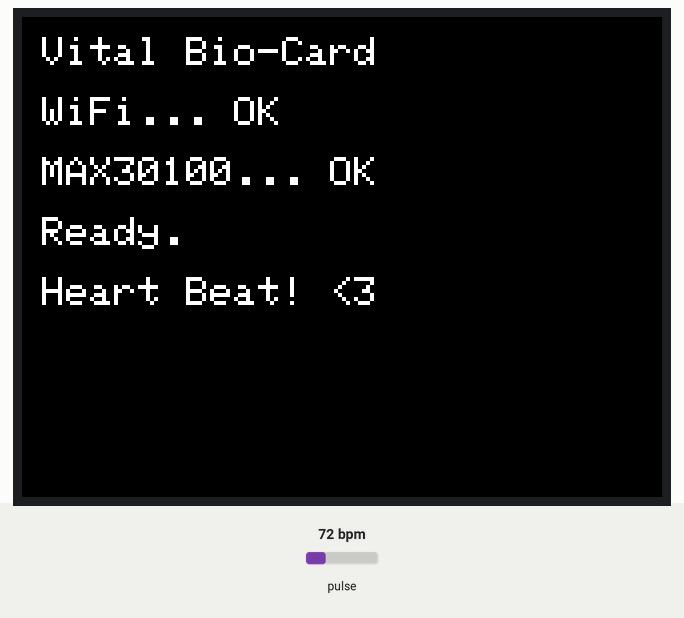
Bench run of a sketch on a simulated ESP32. Shown: 320×240 colour display. The inputs (shaded band) are chosen by the test bench; at power-on: pulse 72 bpm. WiFi joins after 1.5 s; servers stay silent unless stated; a WiFi scan finds three made-up networks; uploads are accepted with an empty reply; what the sketch prints to the serial monitor is not drawn.

Above: at 4.5 s.

The sketch:

vital_bio_card.ino
```cpp
/*
 * Vital Bio-Card Sync — M5Stack (ESP32) + MAX30100
 *
 * MAX30100 で心拍を検知し、Firebase Realtime Database へ送信する。
 * HTTPClient で直接 REST API に送信（認証なし）
 * FreeRTOSタスクでHTTP通信をセンサー読み取りから分離
 *
 * 必要ライブラリ (Arduino Library Manager):
 *   - M5Stack
 *   - MAX30100lib (MAX30100_PulseOximeter)
 */

#include <M5Stack.h>
#include <WiFi.h>
#include <HTTPClient.h>
#include "MAX30100_PulseOximeter.h"

// --- iPhone テザリング用 ---
#define WIFI_SSID     "SPWH_L13_BFDBE0"      // iPhoneの名前（設定→一般→情報）
#define WIFI_PASSWORD "5nU22tVn"    // インターネット共有のパスワード
#define WIFI_CONNECT_TIMEOUT_MS  20000
#define DATABASE_URL  "https://dentsu-internship-art-demo-default-rtdb.asia-southeast1.firebasedatabase.app"
// iPhone: 「互換性を最大に」をON（2.4GHz）。非公開ネットワークはスキャンに出ないがSSID指定で接続は試行される

// 同一WiFi内のラグ削減（テザリング時: MacのIPは172.20.10.x）
#define USE_RELAY     0
#define RELAY_HOST    "172.20.10.5"    // テザリングで接続したMacのIP（変更時はMacでifconfig確認）
#define RELAY_PORT    8765

#define BEAT_QUEUE_SIZE  32
#define HTTP_TIMEOUT_MS  800
#define RELAY_TIMEOUT_MS 500   // Relay未接続時に早くあきらめてFirebaseへ

typedef struct {
  unsigned long ts;
  int count;
} BeatEntry;

static BeatEntry beatQueue[BEAT_QUEUE_SIZE];
static volatile int qHead = 0;
static volatile int qTail = 0;
static volatile int qSize = 0;
static portMUX_TYPE beatQueueMux = portMUX_INITIALIZER_UNLOCKED;

static bool beatQueuePush(unsigned long ts, int count) {
  portENTER_CRITICAL(&beatQueueMux);
  if (qSize >= BEAT_QUEUE_SIZE) {
    qHead = (qHead + 1) % BEAT_QUEUE_SIZE;
    qSize--;
  }
  beatQueue[qTail].ts = ts;
  beatQueue[qTail].count = count;
  qTail = (qTail + 1) % BEAT_QUEUE_SIZE;
  qSize++;
  portEXIT_CRITICAL(&beatQueueMux);
  return true;
}

static bool beatQueuePop(unsigned long *ts, int *count) {
  portENTER_CRITICAL(&beatQueueMux);
  if (qSize == 0) {
    portEXIT_CRITICAL(&beatQueueMux);
    return false;
  }
  *ts = beatQueue[qHead].ts;
  *count = beatQueue[qHead].count;
  qHead = (qHead + 1) % BEAT_QUEUE_SIZE;
  qSize--;
  portEXIT_CRITICAL(&beatQueueMux);
  return true;
}

static bool beatQueueEmpty(void) {
  return qSize == 0;
}

PulseOximeter pox;
bool firebaseReady = false;
TaskHandle_t firebaseTaskHandle = NULL;

// 心拍メッセージ表示エリア（Ready. の下）
#define HEARTBEAT_MSG_Y  130
#define HEARTBEAT_MSG_H  24

void onBeatDetected() {
  static int count = 0;
  count++;
  Serial.printf("Heart Beat! #%d\n", count);
  beatQueuePush(millis(), count);

  // LCDに「Heart Beat! <3」を表示（行を黒でクリアしてから描画）
  M5.Lcd.fillRect(0, HEARTBEAT_MSG_Y, 320, HEARTBEAT_MSG_H, BLACK);
  M5.Lcd.setCursor(10, HEARTBEAT_MSG_Y);
  M5.Lcd.print("Heart Beat! <3");

  if (firebaseTaskHandle != NULL) {
    xTaskNotifyGive(firebaseTaskHandle);
  }
}

void firebaseTask(void *pvParameters) {
  HTTPClient http;
  http.setReuse(true);  // TCP keep-alive でTLS再ネゴシエーション省略

  while (true) {
    if (beatQueueEmpty()) {
      ulTaskNotifyTake(pdTRUE, pdMS_TO_TICKS(10));
      continue;
    }

    unsigned long ts;
    int count;
    // キューが溜まっている場合は最新1件だけ送る（遅延した古い心拍でビジュアルが続くのを防ぐ）
    while (qSize > 1) {
      beatQueuePop(&ts, &count);
    }
    if (!beatQueuePop(&ts, &count)) continue;

    http.begin(String(DATABASE_URL) + "/live/beat_timestamp.json");
    http.setConnectTimeout(HTTP_TIMEOUT_MS);
    http.setTimeout(HTTP_TIMEOUT_MS);
    http.addHeader("Content-Type", "application/json");
    String fbBody = "{\"ts\":" + String(ts) + ",\"count\":" + String(count) + "}";
    int code = http.PUT(fbBody);
    Serial.printf("    Firebase: %d (#%d)\n", code, count);
    // http.end() を呼ばない → keep-alive維持
  }
}

void setup() {
  M5.begin();
  Serial.begin(115200);

  M5.Lcd.setTextSize(2);
  M5.Lcd.setTextColor(WHITE, BLACK);
  M5.Lcd.setCursor(10, 10);
  M5.Lcd.println("Vital Bio-Card");

  M5.Lcd.setCursor(10, 40);
  M5.Lcd.print("WiFi...");
  WiFi.mode(WIFI_STA);
  WiFi.disconnect();
  delay(500);
  // 接続前にスキャン（非公開ネットワークは一覧に出ない）
  Serial.println("SSIDスキャン中...");
  int n = WiFi.scanNetworks();
  if (n >= 0) {
    Serial.printf("見つかったSSID (%d件):\n", n);
    for (int i = 0; i < n && i < 12; i++) {
      Serial.printf("  [%d] \"%s\"\n", i + 1, WiFi.SSID(i).c_str());
    }
    Serial.println("  ※非公開ネットワークは一覧に出ません。WIFI_SSIDが正しければ接続を試行します。");
    if (n == 0) {
      Serial.println("  → 0件: 「互換性を最大に」をON、または非公開の場合はこのまま接続を試行");
    }
  } else {
    Serial.printf("スキャン失敗 (code=%d). 接続は試行します\n", n);
  }
  delay(300);

  for (int attempt = 1; attempt <= 2; attempt++) {
    if (attempt == 2) {
      Serial.println("  1回目失敗。非公開ネットワーク用に再試行...");
      WiFi.disconnect();
      delay(1500);
    }
    WiFi.begin(WIFI_SSID, WIFI_PASSWORD);
    unsigned long wifiStart = millis();
    while (WiFi.status() != WL_CONNECTED) {
      if ((unsigned long)(millis() - wifiStart) >= WIFI_CONNECT_TIMEOUT_MS) {
        break;
      }
      delay(300);
      Serial.print(".");
    }
    if (WiFi.status() == WL_CONNECTED) break;

    int st = WiFi.status();
    Serial.printf("\nWiFi FAIL (status=%d) attempt=%d\n", st, attempt);
    if (attempt == 2) {
      Serial.println("  WL_NO_SSID_AVAIL=1: 非公開の場合はiPhoneでネットワークをブロードキャスト(公開)にすると接続しやすいです");
      Serial.println("  WL_CONNECT_FAILED=4: パスワード確認。「互換性を最大に」をON");
      M5.Lcd.println(" FAIL");
      M5.Lcd.setCursor(10, 55);
      M5.Lcd.printf("status=%d", st);
      while (1) delay(5000);
    }
  }
  Serial.println("\nWiFi connected");
  M5.Lcd.println(" OK");

  M5.Lcd.setCursor(10, 70);
  M5.Lcd.print("MAX30100...");
  if (!pox.begin()) {
    M5.Lcd.println(" FAIL");
    while (1) delay(1000);
  }
  pox.setIRLedCurrent(MAX30100_LED_CURR_50MA);
  pox.setOnBeatDetectedCallback(onBeatDetected);
  M5.Lcd.println(" OK");

  M5.Lcd.setCursor(10, 100);
  M5.Lcd.println("Ready.");
  firebaseReady = true;

  xTaskCreatePinnedToCore(firebaseTask, "FB", 8192, NULL, 1, &firebaseTaskHandle, 0);
}

void loop() {
  pox.update();
}
```
